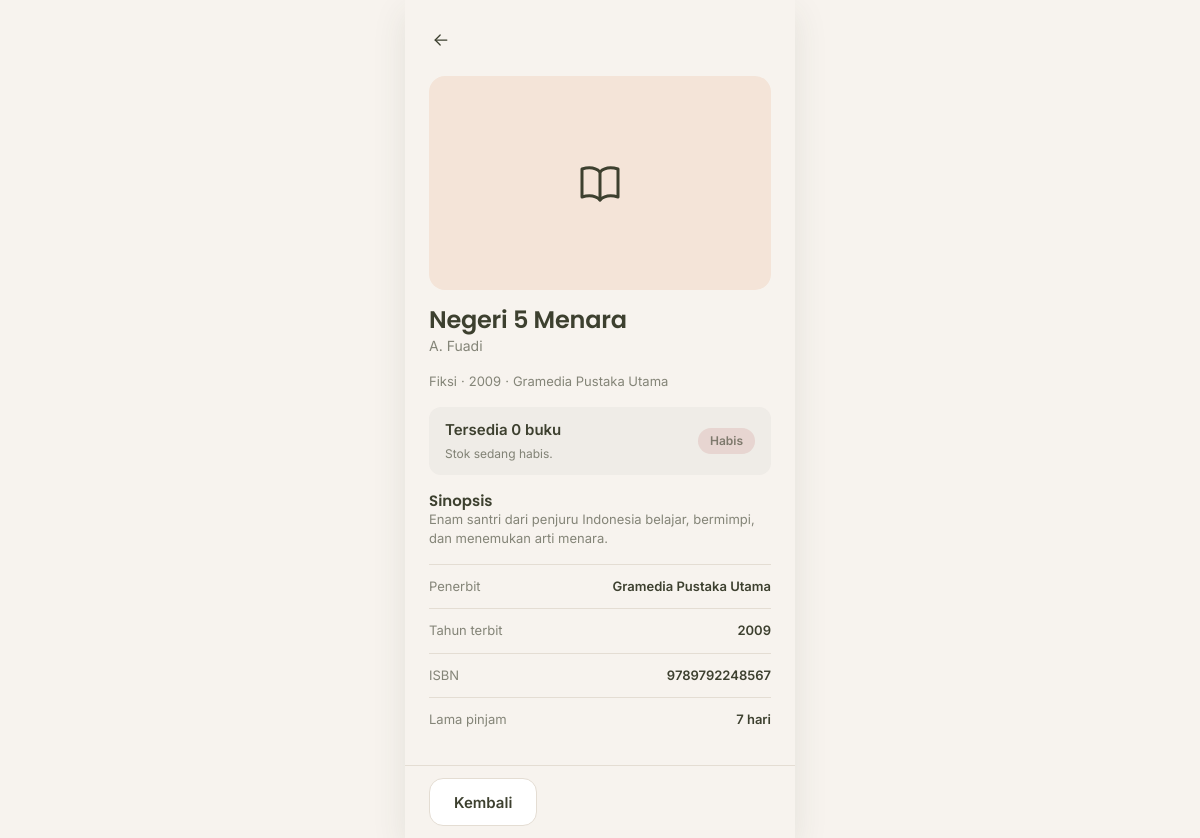
The app's page /buku/4 (signed in) with its own data.
### tables this page shows
CREATE TABLE buku (
    id           INT AUTO_INCREMENT PRIMARY KEY,
    kategori_id  INT NOT NULL,
    judul        VARCHAR(200) NOT NULL,
    penulis      VARCHAR(150) NOT NULL,
    penerbit     VARCHAR(150) NULL,
    tahun_terbit SMALLINT NULL,
    isbn         VARCHAR(30) NULL,
    sinopsis     TEXT NULL,
    cover        VARCHAR(255) NULL,
    stok         INT NOT NULL DEFAULT 0,
    created_at   TIMESTAMP NOT NULL DEFAULT CURRENT_TIMESTAMP,
    CONSTRAINT fk_buku_kategori FOREIGN KEY (kategori_id) REFERENCES kategori (id) ON DELETE RESTRICT,
    INDEX idx_buku_kategori (kategori_id)
);

CREATE TABLE kategori (
    id            INT AUTO_INCREMENT PRIMARY KEY,
    nama_kategori VARCHAR(100) NOT NULL UNIQUE
);

### app/core/Controller.php (called while the page is built, shortened)
<?php
abstract class Controller
{
    protected function view(string $view, array $data = [], string $layout = 'member'): void
    {
        extract($data, EXTR_SKIP);
        require dirname(__DIR__) . '/views/layouts/' . $layout . '.php';
    }
}

### app/controllers/BukuController.php (called while the page is built, shortened)
<?php
final class BukuController extends Controller
{
    public function detail(int $id): void
    {
        $buku = Buku::find($id);
        $this->view('anggota/detail', [
            'judul' => $buku['judul'],
            'buku' => $buku,
            'pinjamanAktif' => Peminjaman::hitungBukuAktif((int) Auth::id()),
        ]);
    }
}

### public/index.php (called while the page is built, shortened)
<?php
$method = $_SERVER['REQUEST_METHOD'] ?? 'GET';
$path = (string) ($_GET['r'] ?? parse_url($_SERVER['REQUEST_URI'] ?? '/', PHP_URL_PATH) ?? '/');
$path = rawurldecode($path);
$path = '/' . trim($path, '/');
$router = new Router();
$router->get('/', [HomeController::class, 'index']);
$router->get('/login', [AuthController::class, 'form']);
$router->post('/login', [AuthController::class, 'login']);
$router->post('/logout', [AuthController::class, 'logout']);
$router->get('/beranda', [BerandaController::class, 'index'], 'anggota');
$router->get('/buku', [BukuController::class, 'index'], 'anggota');
$router->get('/buku/{id}', [BukuController::class, 'detail'], 'anggota');
$router->get('/pinjam', [PeminjamanController::class, 'form'], 'anggota');
$router->post('/pinjam', [PeminjamanController::class, 'store'], 'anggota');
$router->get('/pinjam/bukti/{id}', [PeminjamanController::class, 'bukti'], 'anggota');
$router->get('/kembali', [PengembalianController::class, 'index'], 'anggota');
$router->post('/kembali', [PengembalianController::class, 'ajukan'], 'anggota');
$router->get('/riwayat', [RiwayatController::class, 'anggota'], 'anggota');
$router->get('/denda', [DendaController::class, 'saya'], 'anggota');
$router->get('/profil', [ProfilController::class, 'index'], 'anggota');
$router->get('/admin', [DashboardController::class, 'index'], 'petugas');
$router->get('/admin/anggota', [AnggotaController::class, 'index'], 'petugas');
$router->get('/admin/anggota/tambah', [AnggotaController::class, 'create'], 'petugas');
$router->post('/admin/anggota', [AnggotaController::class, 'store'], 'petugas');
$router->get('/admin/anggota/{id}/edit', [AnggotaController::class, 'edit'], 'petugas');
$router->post('/admin/anggota/{id}', [AnggotaController::class, 'update'], 'petugas');
$router->post('/admin/anggota/{id}/hapus', [AnggotaController::class, 'destroy'], 'petugas');
$router->get('/admin/buku', [BukuController::class, 'adminIndex'], 'petugas');
$router->get('/admin/buku/tambah', [BukuController::class, 'create'], 'petugas');
$router->post('/admin/buku', [BukuController::class, 'store'], 'petugas');
$router->get('/admin/buku/{id}/edit', [BukuController::class, 'edit'], 'petugas');
$router->post('/admin/buku/{id}', [BukuController::class, 'update'], 'petugas');
$router->post('/admin/buku/{id}/hapus', [BukuController::class, 'destroy'], 'petugas');
$router->get('/admin/kategori', [KategoriController::class, 'index'], 'petugas');
$router->get('/admin/kategori/tambah', [KategoriController::class, 'create'], 'petugas');
$router->post('/admin/kategori', [KategoriController::class, 'store'], 'petugas');
$router->get('/admin/kategori/{id}/edit', [KategoriController::class, 'edit'], 'petugas');
$router->post('/admin/kategori/{id}', [KategoriController::class, 'update'], 'petugas');
$router->post('/admin/kategori/{id}/hapus', [KategoriController::class, 'destroy'], 'petugas');
$router->get('/admin/denda', [DendaController::class, 'index'], 'petugas');
$router->get('/admin/denda/tambah', [DendaController::class, 'create'], 'petugas');
$router->post('/admin/denda', [DendaController::class, 'store'], 'petugas');
$router->get('/admin/denda/{id}/edit', [DendaController::class, 'edit'], 'petugas');
$router->post('/admin/denda/{id}', [DendaController::class, 'update'], 'petugas');
$router->post('/admin/denda/{id}/hapus', [DendaController::class, 'destroy'], 'petugas');
$router->post('/admin/denda/{id}/lunas', [DendaController::class, 'lunas'], 'petugas');
$router->get('/admin/transaksi', [PeminjamanController::class, 'adminIndex'], 'petugas');
$router->get('/admin/transaksi/tambah', [PeminjamanController::class, 'adminCreate'], 'petugas');
$router->post('/admin/transaksi', [PeminjamanController::class, 'adminStore'], 'petugas');
$router->get('/admin/transaksi/{id}', [PeminjamanController::class, 'adminShow'], 'petugas');
$router->post('/admin/transaksi/{id}/kembali', [PengembalianController::class, 'proses'], 'petugas');
$router->get('/admin/riwayat', [RiwayatController::class, 'admin'], 'petugas');
$router->get('/admin/laporan', [LaporanController::class, 'buatLaporan'], 'petugas');
$router->dispatch($method, $path);

### app/core/Database.php (called while the page is built, shortened)
<?php
final class Database
{
    private static ?PDO $pdo = null;
    public static function pdo(): PDO
    {
        if (self::$pdo === null) {
            $dsn = sprintf('mysql:host=%s;dbname=%s;charset=utf8mb4', DB_HOST, DB_NAME);
            self::$pdo = new PDO($dsn, DB_USER, DB_PASS, [
                PDO::ATTR_ERRMODE => PDO::ERRMODE_EXCEPTION,
                PDO::ATTR_DEFAULT_FETCH_MODE => PDO::FETCH_ASSOC,
                PDO::ATTR_EMULATE_PREPARES => false,
            ]);
        }
        return self::$pdo;
    }
}

### app/models/Buku.php (called while the page is built, shortened)
<?php
final class Buku
{
    public static function find(int $id): ?array
    {
        $stmt = Database::pdo()->prepare(self::SELECT . ' WHERE b.id = ?');
        $stmt->execute([$id]);
        return $stmt->fetch() ?: null;
    }
}

### app/views/anggota/detail.php (the view, shortened to what this page needs)
<?php
$sisaKuota = max(0, MAX_BUKU_AKTIF - $pinjamanAktif);
$aksiBawah = '<a class="btn btn--outline" href="' . e(url('/buku')) . '">Kembali</a>';
?>
<div class="halaman-kepala">
    <a class="icon-btn" href="<?= e(url('/buku')) ?>" aria-label="Kembali ke katalog"><?= ikon('arrow-left') ?></a>
</div>
<?= coverBuku($buku, 'detail-cover') ?>
<div>
    <h1 class="judul-xl"><?= e($buku['judul']) ?></h1>
    <p class="redup"><?= e($buku['penulis']) ?></p>
</div>
<div class="detail-meta">
    <span><?= e($buku['nama_kategori']) ?></span>·<span><?= e($buku['tahun_terbit'] ?: '—') ?></span>
    <?php if ($buku['penerbit']): ?>·<span><?= e($buku['penerbit']) ?></span><?php endif; ?>
</div>
<div class="detail-stok">
    <div>
        <strong>Tersedia <?= (int) $buku['stok'] ?> buku</strong>
        <span>
            <?php if ((int) $buku['stok'] === 0): ?>
                Stok sedang habis.
            <?php elseif ($sisaKuota === 0): ?>
                Kuota pinjam Anda sudah penuh (<?= MAX_BUKU_AKTIF ?> buku).
            <?php else: ?>
                Anda bisa meminjam <?= $sisaKuota ?> buku lagi.
            <?php endif; ?>
        </span>
    </div>
    <?= badge((int) $buku['stok'] > 0 ? 'Tersedia' : 'Habis', (int) $buku['stok'] > 0 ? 'sukses' : 'bahaya') ?>
</div>
<?php if ($buku['sinopsis']): ?>
    <div>
        <h2 class="judul-m">Sinopsis</h2>
        <p class="teks-s redup"><?= nl2br(e($buku['sinopsis'])) ?></p>
    </div>
<?php endif; ?>
<dl>
    <div class="detail-baris"><dt>Penerbit</dt><dd><?= e($buku['penerbit'] ?: '—') ?></dd></div>
    <div class="detail-baris"><dt>Tahun terbit</dt><dd><?= e($buku['tahun_terbit'] ?: '—') ?></dd></div>
    <div class="detail-baris"><dt>ISBN</dt><dd><?= e($buku['isbn'] ?: '—') ?></dd></div>
    <div class="detail-baris"><dt>Lama pinjam</dt><dd><?= MAX_HARI_PINJAM ?> hari</dd></div>
</dl>

### app/core/Router.php (shortened to what this page needs)
<?php
final class Router
{
    private array $routes = [];
    private function add(string $method, string $pattern, array $handler, ?string $role): void
    {
        $this->routes[] = compact('method', 'pattern', 'handler', 'role');
    }
    public function dispatch(string $method, string $path): void
    {
        foreach ($this->routes as $route) {
            if ($route['method'] !== $method) {
                continue;
            }
            $regex = '#^' . str_replace(['/', '{id}'], ['\/', '([0-9]+)'], $route['pattern']) . '$#';
            if (!preg_match($regex, $path, $cocok)) {
                continue;
            }
            [$kelas, $aksi] = $route['handler'];
            $params = array_map('intval', array_slice($cocok, 1));
            (new $kelas())->{$aksi}(...$params);
            return;
        }
        exit('Halaman tidak ditemukan.');
    }
}

### public/assets/css/tokens.css (style rules this page uses)
:root { --kelp: #3D402F; --willow: #6B7F64; --whiskey: #D59A7A; --tamarillo: #9C0D0F; --bg: #F7F3EE; --card: #FFFFFF; --sunken: rgba(61, 64, 47, 0.04); --border: #E4DDD3; --ink: #3D402F; --ink-2: rgba(61, 64, 47, 0.62); --ink-inv: #FFFFFF; --tint-success: rgba(107, 127, 100, 0.14); --tint-warning: rgba(213, 154, 122, 0.20); --tint-danger: rgba(156, 13, 15, 0.10); --tint-neutral: rgba(61, 64, 47, 0.08); --radius-kecil: 8px; --radius-input: 12px; --radius-tombol: 14px; --radius-kartu: 16px; --radius-pil: 999px; --bayang-halus: 0 1px 2px 0 rgba(61, 64, 47, 0.08); --bayang-angkat: 0 12px 32px 0 rgba(61, 64, 47, 0.10); --jarak-1: 4px; --jarak-2: 8px; --jarak-3: 12px; --jarak-4: 16px; --jarak-5: 24px; --jarak-6: 32px; --font-judul: 'Poppins', system-ui, -apple-system, 'Segoe UI', sans-serif; --font-teks: 'Inter', system-ui, -apple-system, 'Segoe UI', sans-serif; }

### public/assets/css/app.css (style rules this page uses)
*, *::before, *::after { box-sizing: border-box; }
html { -webkit-text-size-adjust: 100%; }
body { margin: 0; font-family: var(--font-teks); font-size: 14px; line-height: 1.5; color: var(--ink); background: var(--bg); }
h1, h2, h3, h4, p, ul, ol, dl, dd { margin: 0; }
a { color: var(--willow); text-decoration: none; }
h1, h2, h3, h4, .judul { font-family: var(--font-judul); font-weight: 600; letter-spacing: -0.01em; }
.judul-xl { font-size: 24px; line-height: 1.2; }
.judul-m { font-size: 15px; line-height: 1.3; letter-spacing: 0; }
.teks-s { font-size: 13px; line-height: 1.45; }
.redup { color: var(--ink-2); }
.btn { display: inline-flex; align-items: center; justify-content: center; gap: 8px; height: 48px; padding: 0 24px; border: 0; border-radius: var(--radius-tombol); font-family: var(--font-teks); font-size: 15px; font-weight: 600; line-height: 1; text-decoration: none; white-space: nowrap; transition: background-color .15s, color .15s, border-color .15s; }
.btn--outline { background: var(--card); color: var(--ink); border: 1.5px solid var(--border); }
.icon-btn { display: inline-grid; place-items: center; width: 40px; height: 40px; border: 0; border-radius: 10px; background: transparent; color: var(--ink); }
.member { background: var(--bg); }
.halaman-kepala { display: flex; align-items: center; gap: 12px; }
.halaman-kepala .icon-btn { margin-left: -8px; }
.detail-stok { display: flex; align-items: center; justify-content: space-between; gap: 12px; padding: 12px 16px; background: var(--sunken); border-radius: var(--radius-input); }
.detail-stok strong { display: block; font-size: 15px; font-weight: 600; }
.detail-stok span { font-size: 12px; color: var(--ink-2); }
.detail-meta { display: flex; flex-wrap: wrap; gap: 4px; font-size: 13px; color: var(--ink-2); }
.detail-baris { display: flex; align-items: center; justify-content: space-between; gap: 12px; padding: 12px 0; border-top: 1px solid var(--border); font-size: 13px; }
.detail-baris dt { color: var(--ink-2); }
.detail-baris dd { font-weight: 600; }

### records on screen
buku: judul "Negeri 5 Menara", penulis "A. Fuadi", kategori.nama_kategori "Fiksi", tahun_terbit "2009", penerbit "Gramedia Pustaka Utama", stok "0", sinopsis "Enam santri dari penjuru Indonesia belajar, bermimpi, dan menemukan arti menara.", isbn "9789792248567"
